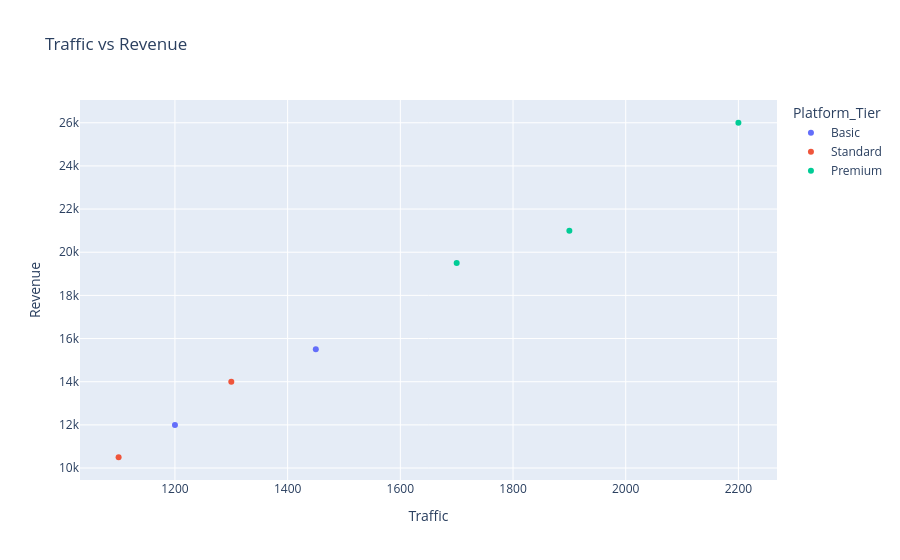

Here is the notebook cell this chart was saved with:
### Code cell
import pandas as pd
import plotly.express as px

data = {
    "Day": ["Mon", "Tue", "Wed", "Thu", "Fri", "Sat", "Sun"],
    "Traffic": [1200, 1450, 1100, 1300, 1700, 2200, 1900],
    "Revenue": [12000, 15500, 10500, 14000, 19500, 26000, 21000],
    "Platform_Tier": ["Basic", "Basic", "Standard", "Standard", "Premium", "Premium", "Premium"]
}

df = pd.DataFrame(data)

fig = px.scatter(
    df,
    x="Traffic",
    y="Revenue",
    color="Platform_Tier",
    title="Traffic vs Revenue"
)

fig.show()

### Figure 1 — Plotly figure (JSON) as saved in the notebook; plotly's stock layout.template omitted (floating-point values rounded to 4 significant figures)
{"data": [{"hovertemplate": "Platform_Tier=Basic<br>Traffic=%{x}<br>Revenue=%{y}<extra></extra>", "legendgroup": "Basic", "marker": {"color": "#636efa", "symbol": "circle"}, "mode": "markers", "name": "Basic", "orientation": "v", "showlegend": true, "type": "scatter", "x": [1200, 1450], "xaxis": "x", "y": [12000, 15500], "yaxis": "y"}, {"hovertemplate": "Platform_Tier=Standard<br>Traffic=%{x}<br>Revenue=%{y}<extra></extra>", "legendgroup": "Standard", "marker": {"color": "#EF553B", "symbol": "circle"}, "mode": "markers", "name": "Standard", "orientation": "v", "showlegend": true, "type": "scatter", "x": [1100, 1300], "xaxis": "x", "y": [10500, 14000], "yaxis": "y"}, {"hovertemplate": "Platform_Tier=Premium<br>Traffic=%{x}<br>Revenue=%{y}<extra></extra>", "legendgroup": "Premium", "marker": {"color": "#00cc96", "symbol": "circle"}, "mode": "markers", "name": "Premium", "orientation": "v", "showlegend": true, "type": "scatter", "x": [1700, 2200, 1900], "xaxis": "x", "y": [19500, 26000, 21000], "yaxis": "y"}], "layout": {"legend": {"title": {"text": "Platform_Tier"}, "tracegroupgap": 0}, "title": {"text": "Traffic vs Revenue"}, "xaxis": {"anchor": "y", "domain": [0, 1], "title": {"text": "Traffic"}}, "yaxis": {"anchor": "x", "domain": [0, 1], "title": {"text": "Revenue"}}}}
